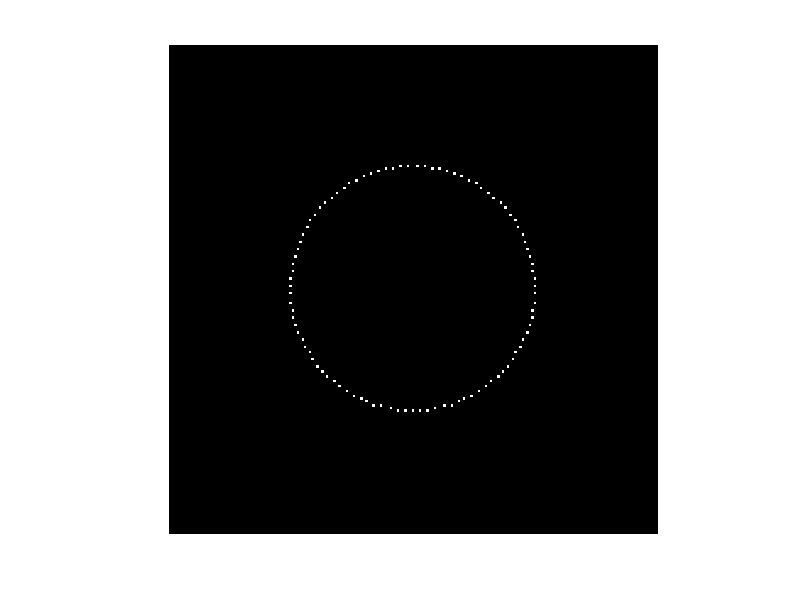

MATLAB code to generate this figure:
% تعیین ابعاد تصویر
rows = 200; % تعداد ردیفها
cols = 200; % تعداد ستونها

% ایجاد تصویر خالی
image = zeros(rows, cols);

% مشخص کردن مرکز دایره و شعاع
center_x = 100;
center_y = 100;
radius = 50;

% رسم خط دایرهای
theta = linspace(0, 2*pi, 100); % زاویهها
x = center_x + radius * cos(theta); % مختصات x نقاط دایره
y = center_y + radius * sin(theta); % مختصات y نقاط دایره

% تعیین پیکسلهای داخل دایره
for i = 1:length(x)
    x_val = round(x(i)); % گرد کردن مختصات x به عدد صحیح
    y_val = round(y(i)); % گرد کردن مختصات y به عدد صحیح
    image(x_val, y_val) = 1; % روشن کردن پیکسل
end

% نمایش تصویر
imshow(image);
